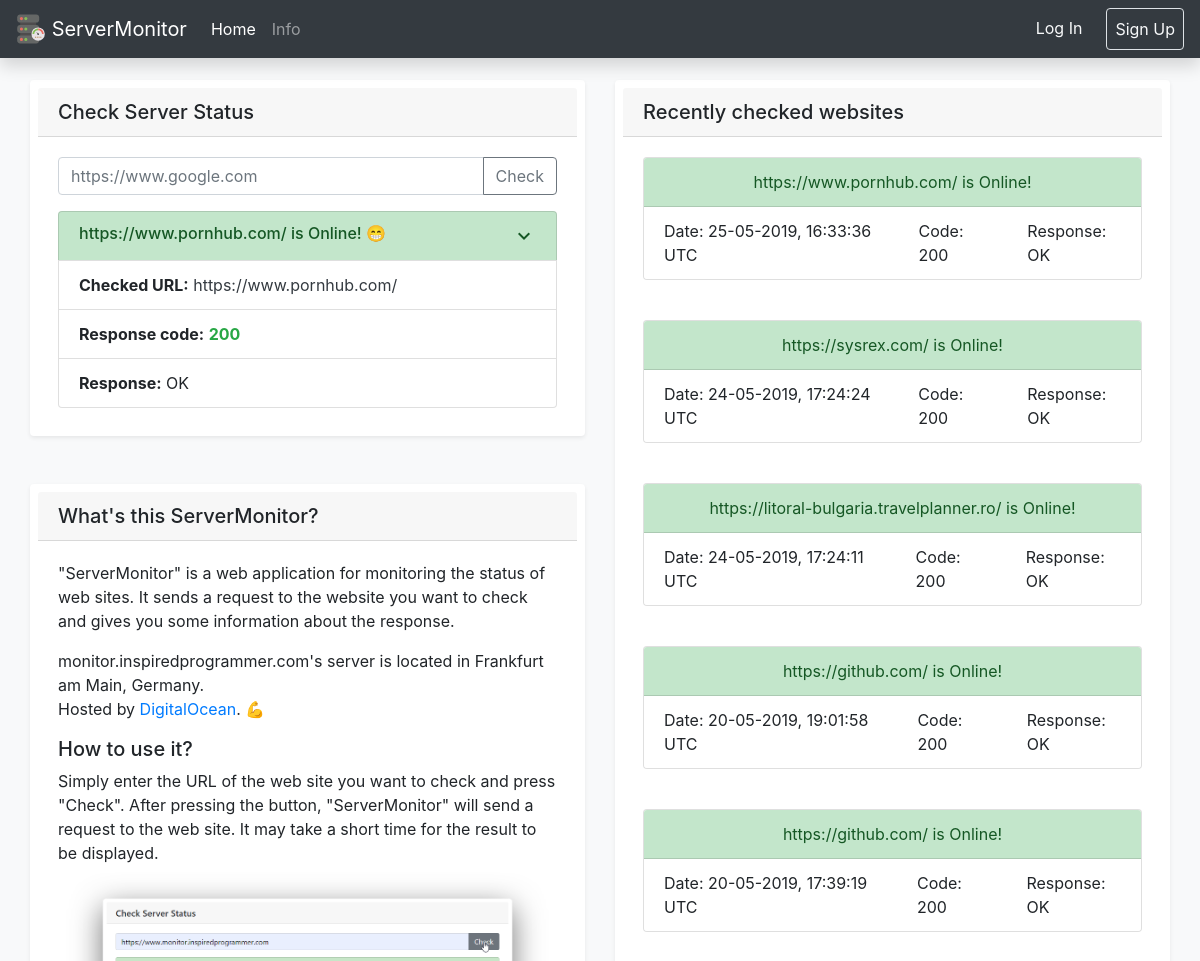
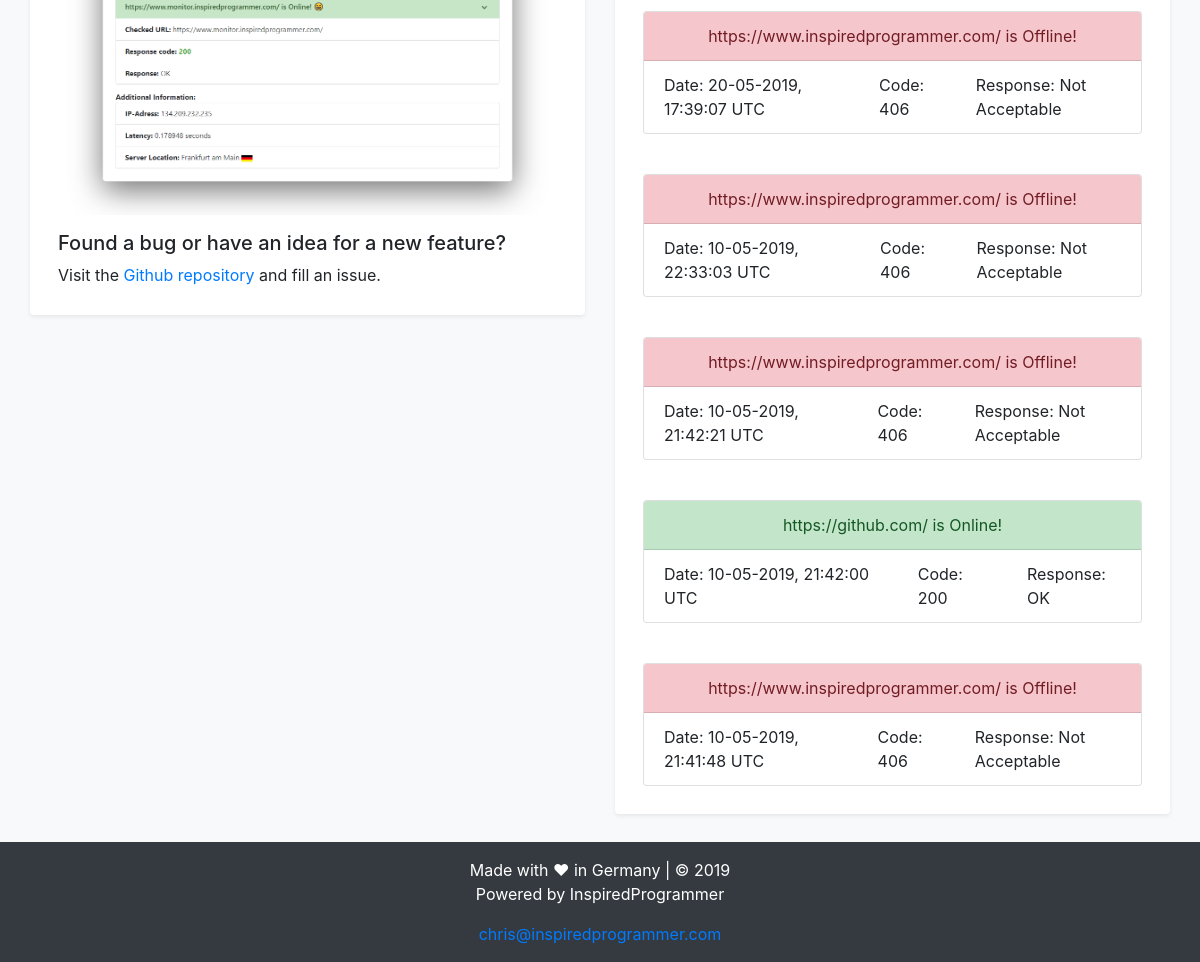
Before: / with the older database file (2 pictures, top to bottom).
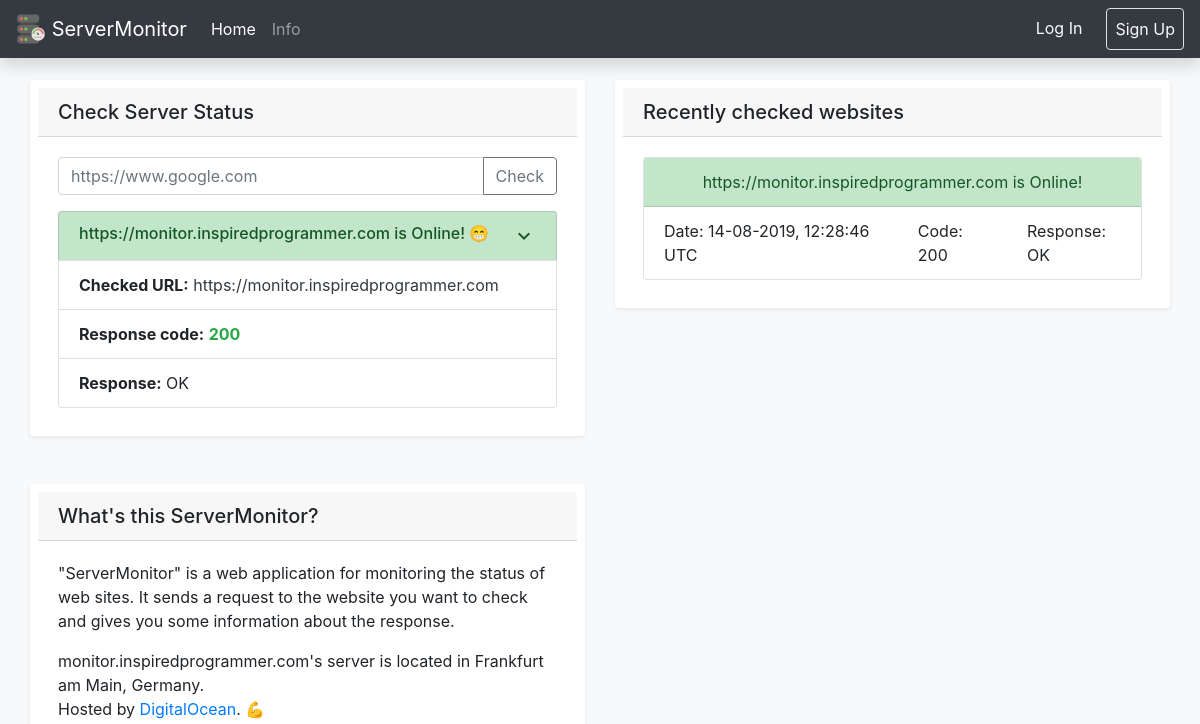
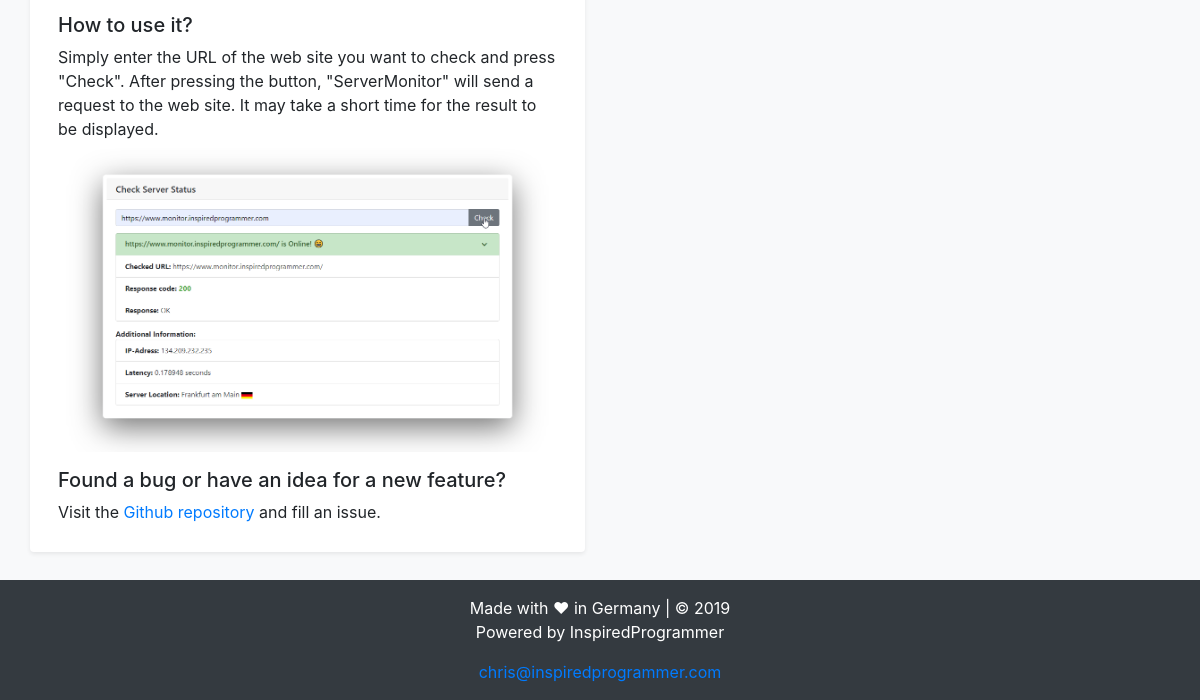
After: the same page with the newer database file (2 pictures, top to bottom).
### monitor/models.py (models this page shows)
class CheckedWebsite(db.Model):
    id = db.Column(db.Integer, primary_key=True)
    check_date = db.Column(db.DateTime, nullable=False, default=datetime.utcnow)
    website_url = db.Column(db.String(80), unique=False, nullable=True)
    response_code = db.Column(db.String(10), unique=False, nullable=True)
    response_message = db.Column(db.String(10), unique=False, nullable=True)
    isdown = db.Column(db.Boolean)
    def __repr__(self):
        return '{} {} {} {} {}'.format(self.check_date, self.website_url, self.response_code, self.response_message, self.isdown)

### monitor/main/routes.py (the view)
@main.route("/", methods=['GET', 'POST'])
def index():
    database_query = CheckedWebsite.query.order_by(desc(CheckedWebsite.check_date)).limit(10).all()
    if request.method == 'POST' and request.form['url'] != '':
        url = request.form['url']
        url, status_code, status_reason, server_ip, server_latency, server_location, isdown = monitor_website(ping(url))
        database_return = CheckedWebsite(website_url=str(url), response_code=str(status_code), response_message=str(status_reason), isdown=isdown)
        updateDatabase(database_return)
        database_query_update = CheckedWebsite.query.order_by(desc(CheckedWebsite.check_date)).limit(10).all()
        return render_template('index.html', title="Is the website down? | ServerMonitor", url=url, status_code=status_code, status_reason=status_reason, ip=server_ip, lat=server_latency, loc=server_location, isdown=isdown, database_query=database_query_update)
    else:
        database_query_last = CheckedWebsite.query.order_by(desc(CheckedWebsite.check_date)).first() #CheckedWebsite.query.order_by(desc(CheckedWebsite.check_date)).limit(1).first()
        database_query_last_str = str(database_query_last)
        database_query_last_list = database_query_last_str.split()
        check_date = str(database_query_last_list[0] + " " + database_query_last_list[1])
        url = str(database_query_last_list[2])
        status_code = database_query_last_list[3]
        if status_code != 'NONE':
            status_code = int(database_query_last_list[3])
        else:
            status_code = 'NONE'
        status_reason = str(database_query_last_list[4])
        isdown = database_query_last_list[5]
        if isdown == 'True':
            isdown = True
        else:
            isdown = False
        return render_template('index.html', title="Is the website down? | ServerMonitor", url=url, status_code=status_code, status_reason=status_reason, lat='-', loc='-', ip='-', isdown=isdown, database_query=database_query)

### monitor/templates/index.html (shortened to what this page needs)
{% extends 'base.html' %}
{% block content %}
<div class="container-fluid">
  <div class="row">
    <div class="col">
      <div class="container shadow-sm p-2 mb-5 bg-white rounded">
          <h5 class="card-header">Check Server Status</h5>
          <div class="card-body" id="loadingmask">
          <form method="POST">
            <div class="input-group mb-3">
              <input type="url" id="url" name="url" class="form-control" value="{{ host }}" placeholder="https://www.google.com" aria-describedby="button-addon2" data-toggle="tooltip" data-placement="top" title="Your URL need a prefix like 'https://' or 'http://'">
                <div class="input-group-append">
                  <button class="btn btn-outline-secondary" type="submit" id="button-addon2" onclick="checkHost()">Check</button>
                </div>
            </div>
          </form>
            <ul class="list-group" style="width:auto">
              <a class="list-group-item list-group-item-action {% if isdown == False %} list-group-item-success {% else %} list-group-item-danger {% endif %}" data-toggle="collapse" href="#additionalInformation" role="button" aria-expanded="false" aria-controls="additionalInformation">
                <div class="d-flex w-100 justify-content-between">
                  <h6 class="mb-1">{{ url }} {% if isdown == False %} is Online! 😁 {% else %} is Offline! 😧 {% endif %}</h6>
                  <div class="material-icons">expand_more</div>
                </div>
              </a>
              <li class="list-group-item"><a class="font-weight-bold">Checked URL:</a> <a class="text-dark" target="_tab" href="{{ url }}">{{ url }}</a></li>
              <li class="list-group-item"><a class="font-weight-bold">Response code:</a> {% if status_code == 200 %} <a target="_tab" href="https://developer.mozilla.org/en-US/docs/Web/HTTP/Status/{{ status_code }}" class="text-success font-weight-bold">{{ status_code }}</a> {% else %} <a target="_tab" href="https://developer.mozilla.org/en-US/docs/Web/HTTP/Status/{{ status_code }}" class="text-danger font-weight-bold">{{ status_code }}</a>{% endif %}</li>
              <li class="list-group-item"><a class="font-weight-bold">Response:</a> {{ status_reason }}</li>
            </ul>
          </div>
        </div>
      <div class="container shadow-sm p-2 mb-5 bg-white rounded">
          <h5 class="card-header">What's this ServerMonitor?</h5>
            <div class="card-body">
              <a>"ServerMonitor" is a web application for monitoring the status of web sites.</a>
              <a>It sends a request to the website you want to check and gives you some information about the response.</a>
              <a>monitor.inspiredprogrammer.com's server is located in Frankfurt am Main, Germany.</a>
              <p>Hosted by <a target="_tab" href="https://www.digitalocean.com">DigitalOcean</a>.  💪</p>
              <h5>How to use it?</h5>
              <a>Simply enter the URL of the web site you want to check and press "Check".</a>
              <a>After pressing the button, "ServerMonitor" will send a request to the web site.</a>
              <a>It may take a short time for the result to be displayed.</a>
              <img src="/static/img/explaining_servermonitor.png" class="img-fluid">
              <h5>Found a bug or have an idea for a new feature?</h5>
              <a>Visit the <a target="_tab" href="https://github.com/ChristianLutzCL/Website-Monitoring/issues">Github repository</a> and fill an issue.</a>
            </div>
        </div>
      </div>
    <div class="col">
<div class="container shadow-sm p-2 mb-5 bg-white rounded">
    <h5 class="card-header">Recently checked websites</h5>
    {% for query in database_query %}
    <div class="card-body">
        <div class="card" style="width: auto;">
            {% if query.response_code == '200' %}
            <div class="card-header list-group-item-success text-center">
            {% else %}
            <div class="card-header list-group-item-danger text-center">
            {% endif %}
              {{ query.website_url }} {% if query.response_code == '200'%} is Online! {% else %} is Offline! {% endif %}
            </div>
            <ul class="list-group list-group-horizontal-xl flex-fill mx-auto border-0">
                <li class="list-group-item border-0">Date: {{ query.check_date.strftime("%d-%m-%Y, %H:%M:%S") }} UTC</li>
                <li class="list-group-item border-0">Code: {{ query.response_code }}</li>
                <li class="list-group-item border-0">Response: {{ query.response_message }}</li>
            </ul>
        </div>
    </div>
   {% endfor %}
</div>
    </div>
  </div>
</div>
{% endblock %}

### monitor/templates/base.html (shortened to what this page needs)
<!doctype html>
<html lang="en" style="width:100%; height:100%; margin:0;">
  <head>
    <link rel="stylesheet" href="https://stackpath.bootstrapcdn.com/bootstrap/4.3.1/css/bootstrap.min.css">
    <link rel="stylesheet" href="https://maxcdn.bootstrapcdn.com/font-awesome/4.7.0/css/font-awesome.min.css">
  </head>
  <body class="bg-light">
    <div id="page-container" style="position: relative; min-height: 100vh;">
      <nav class="navbar fixed-top navbar-expand-lg navbar-dark bg-dark shadow">
      <a class="navbar-brand" href="{{url_for('main.index')}}">
        <img src="/static/img/icon.svg" width="30" height="30" class="d-inline-block align-top" alt="">
        ServerMonitor
      </a>
      <div class="collapse navbar-collapse" id="navbarToggle">
        <div class="navbar-nav mr-auto">
          <a class="nav-item nav-link active" href="/">Home <span class="sr-only">(current)</span></a>
          <a class="nav-item nav-link" href="/info">Info</a>
        </div>
        <div class="navbar-nav">
          {% if current_user.is_authenticated %}
              <img src="{{ url_for('static', filename='profile_pictures/' + current_user.image_file) }}" alt="" class="rounded-circle border border-white dropdown-toggle" data-toggle="dropdown" aria-haspopup="true" aria-expanded="false" width="40" height="40">
              <div class="dropdown-menu dropdown-menu-right">
                  <li class="list-group-item border-0">
                    <a href="{{ url_for('users.account') }}" role="button">Account</a>
                  </li>
                  <li class="list-group-item border-0">
                      <a href="{{ url_for('users.logout') }}" role="button">Log Out</a>
                    </li>
              </div>
            </a>
            {% else %}
            <a class="nav-item nav-link text-light" style="margin-right: 16px" href="{{ url_for('users.login') }}">Log In</a>
            <a class="nav-item nav-link border text-light rounded" href="{{ url_for('users.signup') }}">Sign Up</a>
          {% endif %}
        </div>
      </div>
      </nav>
      <div class="container-fluid" style="padding-top: 80px; padding-bottom: 100px">
        {% block content%}{% endblock %}
      </div>
      <footer class="page-footer font-small bg-dark" style="position: absolute; bottom: 0; width: 100%; height: 120px">
        <div class="footer-copyright text-center py-3 text-white">Made with ❤ in Germany | © 2019
          <p>Powered by InspiredProgrammer</p>
          <a href="mailto:chris@inspiredprogrammer.com">chris@inspiredprogrammer.com</a>
        </div>
      </footer>
    </div>
</body>
</html>

Changed rows visible on the page:
removed CheckedWebsite: website_url "https://www.pornhub.com/", shows "is Online!", check_date "25-05-2019, 16:33:36", response_code "200", response_message "OK"
removed CheckedWebsite: website_url "https://sysrex.com/", shows "is Online!", check_date "24-05-2019, 17:24:24", response_code "200", response_message "OK"
removed CheckedWebsite: website_url "https://litoral-bulgaria.travelplanner.ro/", shows "is Online!", check_date "24-05-2019, 17:24:11", response_code "200", response_message "OK"
removed CheckedWebsite: website_url "https://github.com/", shows "is Online!", check_date "20-05-2019, 19:01:58", response_code "200", response_message "OK"
removed CheckedWebsite: website_url "https://github.com/", shows "is Online!", check_date "20-05-2019, 17:39:19", response_code "200", response_message "OK"
removed CheckedWebsite: website_url "https://www.inspiredprogrammer.com/", shows "is Offline!", check_date "20-05-2019, 17:39:07", response_code "406", response_message "Not Acceptable"
removed CheckedWebsite: website_url "https://www.inspiredprogrammer.com/", shows "is Offline!", check_date "10-05-2019, 22:33:03", response_code "406", response_message "Not Acceptable"
removed CheckedWebsite: website_url "https://www.inspiredprogrammer.com/", shows "is Offline!", check_date "10-05-2019, 21:42:21", response_code "406", response_message "Not Acceptable"
removed CheckedWebsite: website_url "https://github.com/", shows "is Online!", check_date "10-05-2019, 21:42:00", response_code "200", response_message "OK"
removed CheckedWebsite: website_url "https://www.inspiredprogrammer.com/", shows "is Offline!", check_date "10-05-2019, 21:41:48", response_code "406", response_message "Not Acceptable"
now on this page (row edited): CheckedWebsite: website_url "https://monitor.inspiredprogrammer.com", shows "is Online!", check_date "14-08-2019, 12:28:46", response_code "200", response_message "OK"
